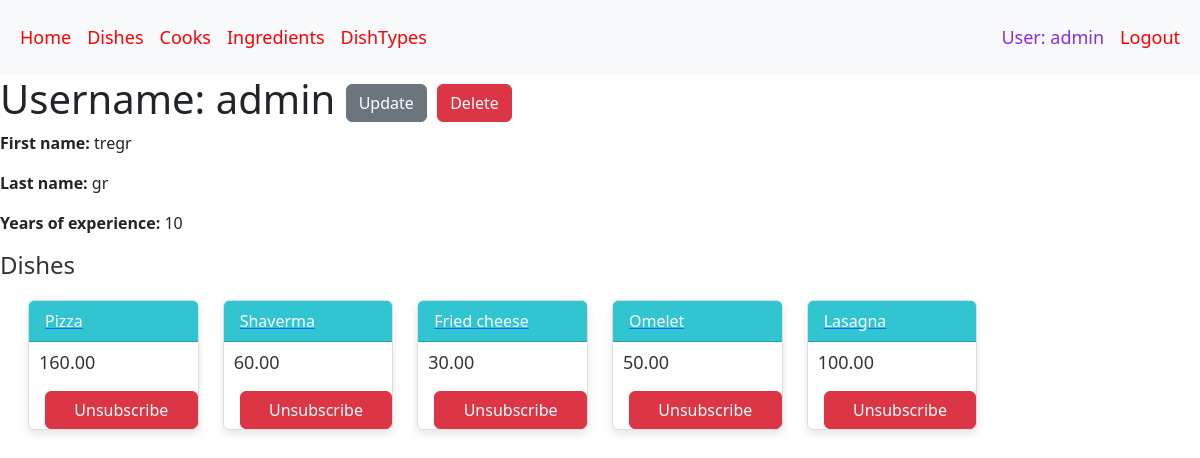
The app's page /cooks/1/ (signed in), older data.
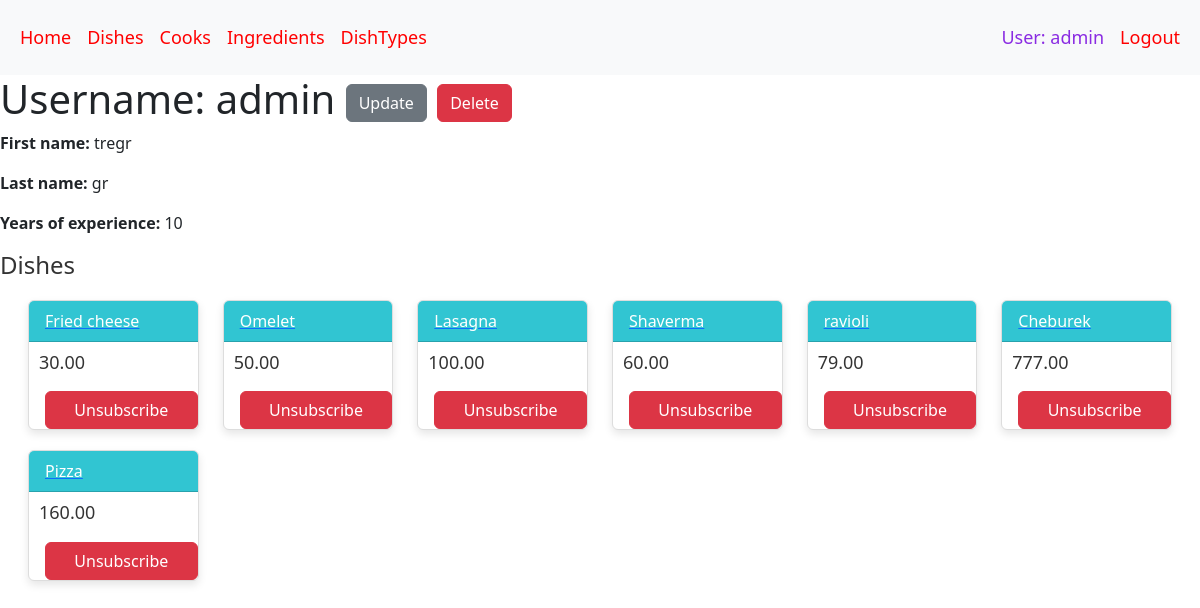
The same page, newer data.
### restaurant/models.py (models this page shows, shortened)
class Cook(AbstractUser):
    years_of_experience = models.IntegerField(default=0)
    class Meta:
        verbose_name = "cook"
        verbose_name_plural = "cooks"

class Dish(models.Model):
    name = models.CharField(max_length=255)
    description = models.TextField()
    price = models.DecimalField(max_digits=8, decimal_places=2)
    dish_type = models.ForeignKey(DishTypes, on_delete=models.CASCADE)
    ingredients = models.ManyToManyField(Ingredient, related_name="dishes")
    cooks = models.ManyToManyField(Cook, related_name="dishes", blank=True)

### restaurant/views.py (the view)
class CookDetailView(LoginRequiredMixin, generic.DetailView):
    model = Cook
    queryset = Cook.objects.all().prefetch_related("dishes")

### templates/restaurant/cook_detail.html
{% extends "base.html" %}
{% block content %}
  <h1>
    Username: {{ cook.username }}
    {% if user.id == cook.id %}
      <a href="{% url 'restaurant:cook-update' pk=cook.id %}" class="btn btn-secondary link-to-page">
        Update
      </a>
      <a href="{% url 'restaurant:cook-delete' pk=cook.id %}" class="btn btn-danger link-to-page">
        Delete
      </a>
    {% endif %}
  </h1>
  <p><strong>First name:</strong> {{ cook.first_name }}</p>
  <p><strong>Last name:</strong> {{ cook.last_name }}</p>
  <p><strong>Years of experience:</strong> {{ cook.years_of_experience }}</p>
  <h4 class="section-title">Dishes</h4>
  <div class="row">
    {% for dish in cook.dishes.all %}
      <div class="col-2">
        <div class="card custom-card">
          <a href="{% url 'restaurant:dish-detail' pk=dish.id %}">
            <div class="card-header">{{ dish.name }}</div>
          </a>
          <div class="card-body">
            <h5 class="card-title">{{ dish.price}}</h5>
          </div>
          <a href="{% url 'restaurant:toggle-dish-assign' pk=dish.id %}?next={{ request.get_full_path }}"
            class="btn btn-danger link-to-page unsubscribe-btn">
            Unsubscribe
          </a>
        </div>
      </div>
    {% empty %}
      <p class="no-dishes-msg">No dishes!</p>
    {% endfor %}
  </div>
{% endblock %}

### templates/base.html (shortened to what this page needs)
<!DOCTYPE html>
<html lang="en">
<head>
  {% load static %}
  <link href="https://cdn.jsdelivr.net/npm/bootstrap@5.3.2/dist/css/bootstrap.min.css" rel="stylesheet">
  <link href="https://unpkg.com/soft-ui-design-system@1.0.4/assets/css/soft-design-system.min.css" rel="stylesheet">
  <link rel="stylesheet" href="{% static 'css/styles.css' %}">
</head>
<body class="index-page bg-gray-200">
  {% block header %}
    {% include "includes/header.html" %}
  {% endblock %}
  {% block content %}
  {% endblock %}
</body>
</html>

### templates/includes/header.html (shortened to what this page needs)
  <header>
    <nav class="navbar navbar-expand-lg bg-body-tertiary navbar-dark bg-gradient-dark z-index-3 py-3">
      <div class="container-fluid">
        <div class="collapse navbar-collapse" id="navbarSupportedContent">
          <ul class="navbar-nav me-auto mb-2 mb-lg-0">
            <li class="nav-item">
              <a class="nav-link{% if request.resolver_match.url_name == 'index' %} active{% endif %}"
              href="{% url 'restaurant:index' %}">Home</a>
            </li>
            <li class="nav-item">
              <a class="nav-link{% if request.resolver_match.url_name == 'dish-list' %} active{% endif %}"
              href="{% url 'restaurant:dish-list' %}">Dishes</a>
            </li>
            <li class="nav-item">
              <a class="nav-link{% if request.resolver_match.url_name == 'cook-list' %} active{% endif %}"
              href="{% url 'restaurant:cook-list' %}">Cooks</a>
            </li>
            <li class="nav-item">
              <a class="nav-link{% if request.resolver_match.url_name == 'ingredient-list' %} active{% endif %}"
              href="{% url 'restaurant:ingredient-list' %}">Ingredients</a>
            </li>
            <li class="nav-item">
              <a class="nav-link{% if request.resolver_match.url_name == 'dish-types-list' %} active{% endif %}"
              href="{% url 'restaurant:dish-types-list' %}">DishTypes</a>
            </li>
              </ul>
          <ul class="navbar-nav mb-2 mb-lg-0">
            {% if user.is_authenticated %}
                <li class="nav-item">
                  <a class="nav-link{% if request.resolver_match.url_name == 'cook-detail' %} active{% endif %}"
                  href="{% url 'restaurant:cook-detail' pk=user.id %}">User: {{ user.get_username }}</a></li>
                <li class="nav-item">
                  <a class="nav-link"
                  href="{% url 'logout' %}">Logout</a></li>
            {% endif %}
          </ul>
        </div>
      </div>
    </nav>
  </header>

### templates/includes/pagination.html (shortened to what this page needs)
{% if is_paginated %}
{% load query_transform %}
{% endif %}

### static/css/styles.css (style rules this page uses)
body { margin: 0; padding: 0; }
.active { color: blueviolet !important; }
.row { margin: 1rem; }
.navbar { font-size: 18px; background-color: red; }
.nav-link { color: red; }
.card { border: 1px solid #ddd; box-shadow: 0 4px 8px rgba(0, 0, 0, 0.1); transition: transform 0.3s ease-in-out; }
.card-body { padding: 20px; }
.card-title { color: #333; }
.section-title { font-size: 24px; color: #333; margin-bottom: 20px; }
.custom-card { max-width: 15rem; margin-bottom: 20px; }
.card-header { background-color: #31c5d2; color: #fff; }
.card-body { padding: 10px; }
.card-title { font-size: 18px; color: #333; }
.unsubscribe-btn { max-width: 10rem; margin-left: 1rem; }

Row changes from the older to the newer data that the page shows:
shown differently, row unchanged: Dish "Shaverma": moves down the list
added Dish: name "ravioli", price "79.00"
added Dish: name "Cheburek", price "777.00"
shown differently, row unchanged: Dish "Pizza": moves down the list
